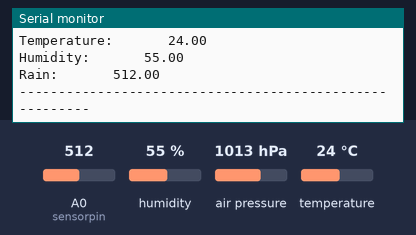
A sketch run on a simulated Arduino Uno, built with avr-gcc and run on an emulated ATmega328P. On the bench: the last lines printed to the serial monitor. Inputs (shaded band) come from the test bench; at power-on: humidity 55 %, air pressure 1013 hPa, A0 (sensorpin) = 512, temperature 24 °C.

Above: at 1.2 s.
1.3 s: humidity set to 22 %
At 2.5 s:
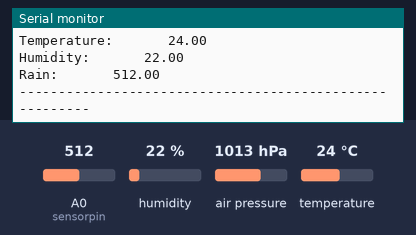
2.8 s: air pressure set to 952 hPa
4.3 s: A0 (sensorpin) set to 716
At 5.0 s:
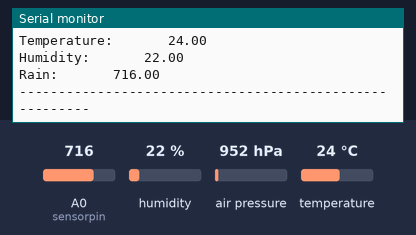
5.8 s: temperature set to 12 °C
7.3 s: air pressure set to 975 hPa
8.8 s: A0 (sensorpin) set to 992
At 9.6 s:
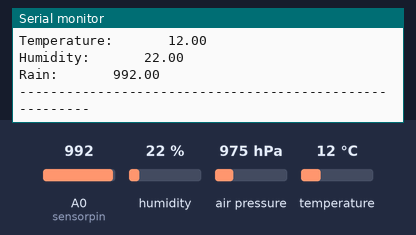
Timing chart, 0 to 11.3 s (numbered marks = the images above; inputs shaded):
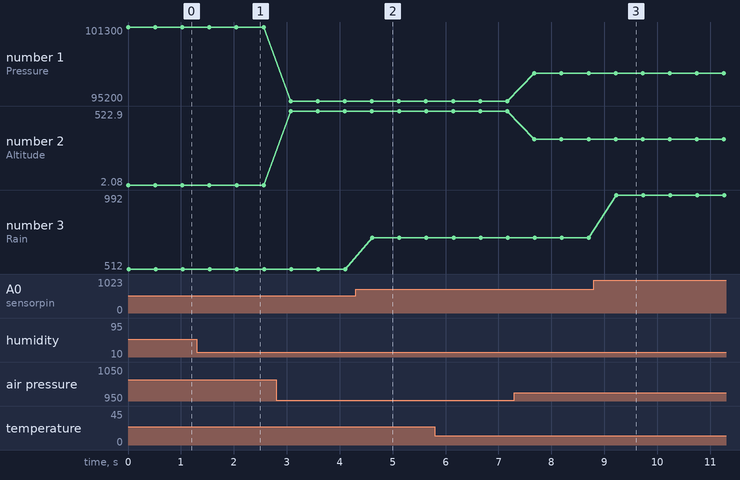

The sketch:

ammar_g11_rain.ino
```cpp
#include <Adafruit_BMP085.h>
#include "DHT.h"

#define DHTPIN 4
#define sensorpin A0

Adafruit_BMP085 bmp;

//#define DHTTYPE DHT11   // DHT 11
#define DHTTYPE DHT22   // DHT 22  (AM2302), AM2321
//#define DHTTYPE DHT21   // DHT 21 (AM2301)

DHT dht(DHTPIN, DHTTYPE);

float t; float h; float p; float alt; float rain;

void setup() {
  Serial.begin(115200);
  if (!bmp.begin()) {
	Serial.println("Could not find a valid BMP085 sensor, check wiring!");
	while (1) {}
  }

  //hidupkan sensor TH
  dht.begin();

  //hidupkan sensor rain
  pinMode(sensorpin, INPUT);

}

void loop() {

  //Sensor Pressure and Altitude
  p = bmp.readPressure();
  alt = bmp.readAltitude();
  Serial.print("Pressure:      "); Serial.println(p);
  Serial.print("Altitude:       "); Serial.println(alt);

  //Temp Humidity
  t = dht.readTemperature();
  h = dht.readHumidity();
  Serial.print("Temperature:       "); Serial.println(t);
  Serial.print("Humidity:       "); Serial.println(h);

  //Hujan
  rain = analogRead(sensorpin);
  Serial.print("Rain:       "); Serial.println(rain);
  Serial.println("--------------------------------------------------------");
  delay(500);

}
```

Measured:
- after the input at 1.3 s, the serial monitor: prints a new line after 0.76 s (image 1)
- after the input at 4.3 s, the serial monitor: prints a new line after 0.32 s (image 2)
- after the input at 8.8 s, the serial monitor: prints a new line after 0.42 s (image 3)
- plotted number 1: 101300 → 95200 after the input at 2.8 s, 95200 → 97500 after the input at 7.3 s
- plotted number 2: 2.08 → 522.9 after the input at 2.8 s, 522.9 → 323.44 after the input at 7.3 s
- plotted number 3: 512 → 716 after the input at 4.3 s, 716 → 992 after the input at 8.8 s
